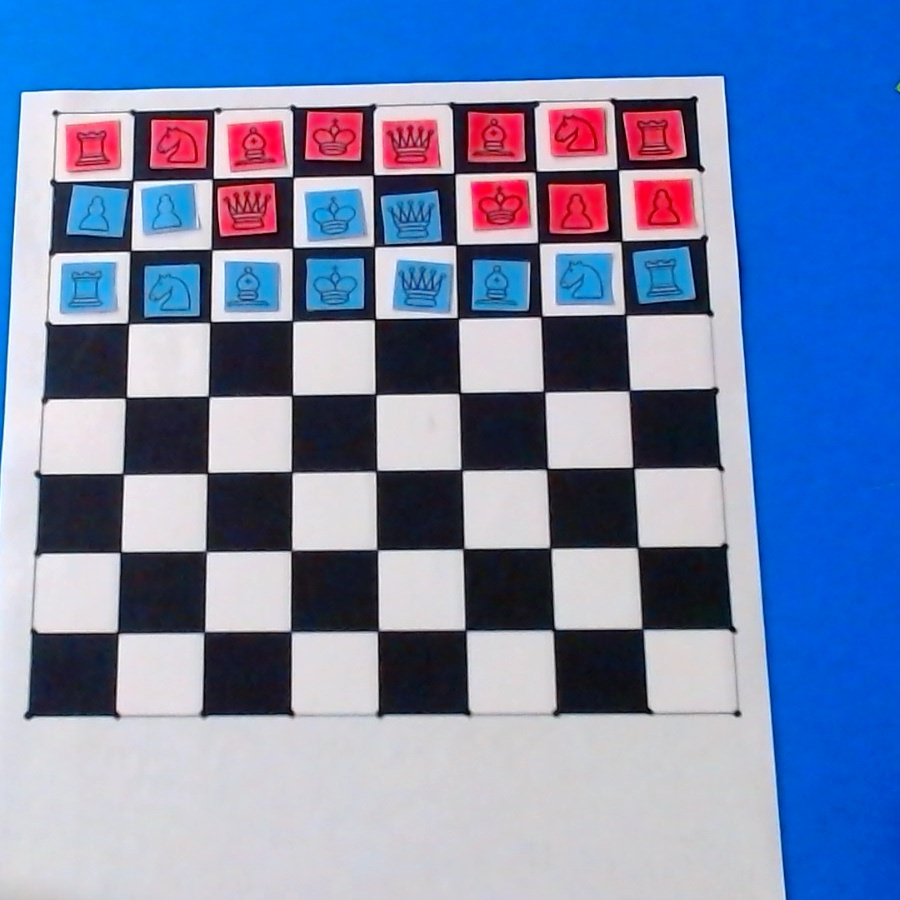
#> input picture original.jpg, 900 x 900 px, given in place of the camera
$ jupyter execute generate_dataset.ipynb
#> lines starting #> are read from the running program, lines starting #| are printed output that depends on the picture; after the words box and inside, x2 and y2 are one past the last pixel; in counts of white or black regions, pixels touching at a corner belong together
[cell 1]
import numpy as np
import cv2 as cv
import cv2
import matplotlib.pyplot as plt
from sklearn.cluster import KMeans

[cell 2]
vid = cv2.VideoCapture(0)

if(vid.isOpened() == False):
    print('Error opening video stream or file')

img = []
while(vid.isOpened()):
    ret, img = vid.read()
#> img is the input picture: shape (900, 900, 3); mean B, G, R 173.7, 134, 115.2
    if ret == True:
        img = img[100:1000, 600:1500]
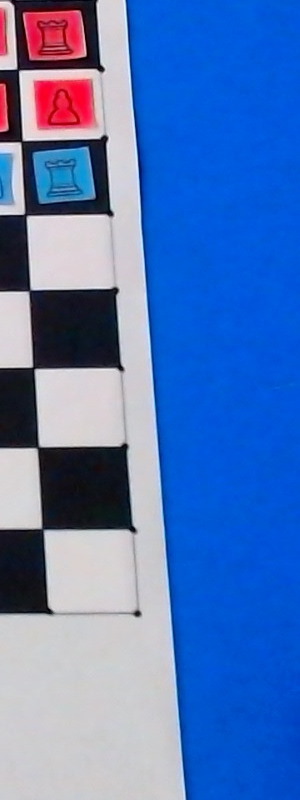
#> img: shape (800, 300, 3); mean B, G, R 185, 118.8, 81.2
        cv2.imwrite("screenshot.jpg", img)
        break

[cell 3]
import matplotlib.pyplot as plt
img = cv.imread('screenshot.jpg')
img = cv.cvtColor(img, cv.COLOR_BGR2RGB)
rows,cols,ch = img.shape
#> rows = 800; cols = 300; ch = 3

[cell 4]
hsv = cv2.cvtColor(img, cv2.COLOR_BGR2HSV)
#> hsv: shape (800, 300, 3); mean H, S, V 50.7, 149.3, 189.6
mask = cv2.inRange(hsv, (36, 25, 25), (86, 255,255))
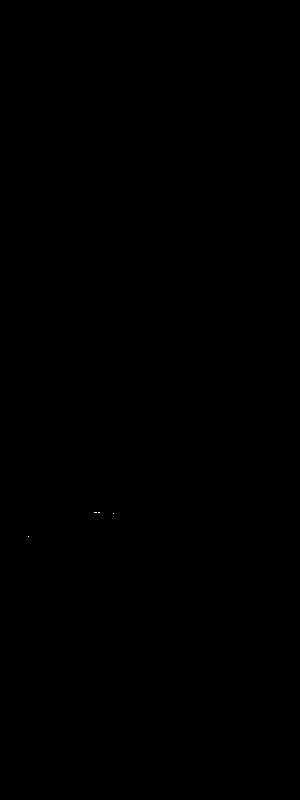
#> mask: shape (800, 300); 0% white in thin lines or dots, all inside (x1, y1, x2, y2) = (28, 512, 114, 537)
imask = mask>0
green_points = []
for i in range(len(imask)):
    for j in range(len(imask[0])):
        if imask[i][j]:
            green_points.append([i, j])
#> after the loop, green_points = [[512, 94], [512, 95], [512, 96], [512, 98], [512, 99], [513, 113], [536, 28]]
green_points = np.array(green_points)
kmeans = KMeans(n_clusters=4, random_state=0).fit(green_points)
kmeans.cluster_centers_
#> Out = [[512, 98.5], [536, 28], [513, 113], [512, 95]]

[cell 5]
import matplotlib.pyplot as plt
img = cv.imread('screenshot.jpg')
img = cv.cvtColor(img, cv.COLOR_BGR2RGB)
rows,cols,ch = img.shape
pts1 = np.float32([[58, 116], [698, 102], [28, 718], [739, 718]])
pts2 = np.float32([[0,0],[512,0],[0,512],[512,512]])
M = cv.getPerspectiveTransform(pts1,pts2)
dst = cv.warpPerspective(img,M,(512,512))
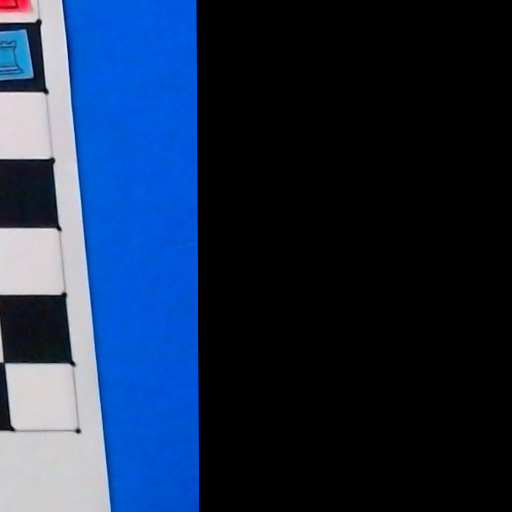
#> dst: shape (512, 512, 3); mean R, G, B 26.4, 45.3, 74.6
plt.subplot(121),plt.imshow(img),plt.title('Input')
plt.subplot(122),plt.imshow(dst),plt.title('Output')
plt.show()
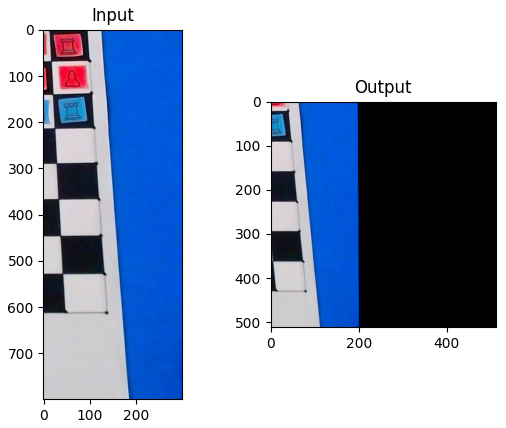
#> figure drawn by matplotlib, 2 panels

[cell 6]
from PIL import Image


fig, axes = plt.subplots(nrows=8, ncols=8, sharex=True, sharey=True, figsize=(20,20))

for i in range(8):
    for j in range(8):
        img2 = dst[64*i:64*i + 64, 64*j:64*j + 64]
        Image.fromarray(img2).save('dataset/{0}__{1}.jpg'.format(i, j))
        img2 = dst[64*i:64*i + 64, 64*j:64*j + 64]
        axes[i][j].imshow(img2)
#> this loop made 8 passes
#> pass 1, `Image.fromarray(img2).save('dataset/{0}__{1}.jpg'.format(i, j))`:
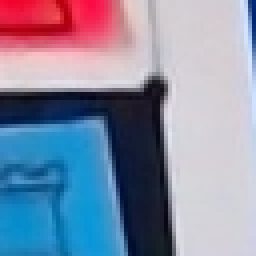
#> saved as 0__0.jpg: PIL image 64x64 RGB (shown 4 times larger); mean R, G, B 134.4, 141, 165
#> pass 1, `Image.fromarray(img2).save('dataset/{0}__{1}.jpg'.format(i, j))`:
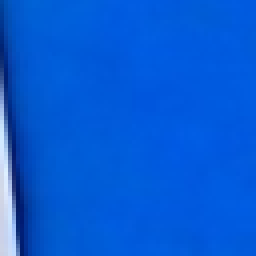
#> saved as 0__1.jpg: PIL image 64x64 RGB (shown 4 times larger); mean R, G, B 6.1, 91.2, 214.3
#> pass 1, `Image.fromarray(img2).save('dataset/{0}__{1}.jpg'.format(i, j))`:
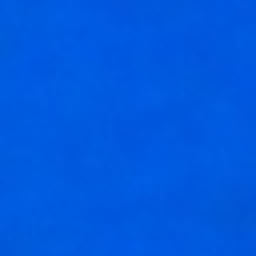
#> saved as 0__2.jpg: PIL image 64x64 RGB (shown 4 times larger); mean R, G, B 0.4, 89.4, 222.7
#> pass 1, `Image.fromarray(img2).save('dataset/{0}__{1}.jpg'.format(i, j))`:
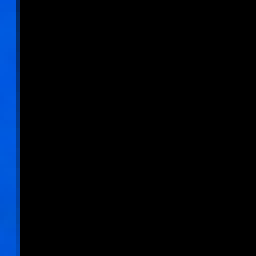
#> saved as 0__3.jpg: PIL image 64x64 RGB (shown 4 times larger); mean R, G, B 0, 6.4, 16.1
#> after the loop: img2: shape (64, 64, 3); every value is 0
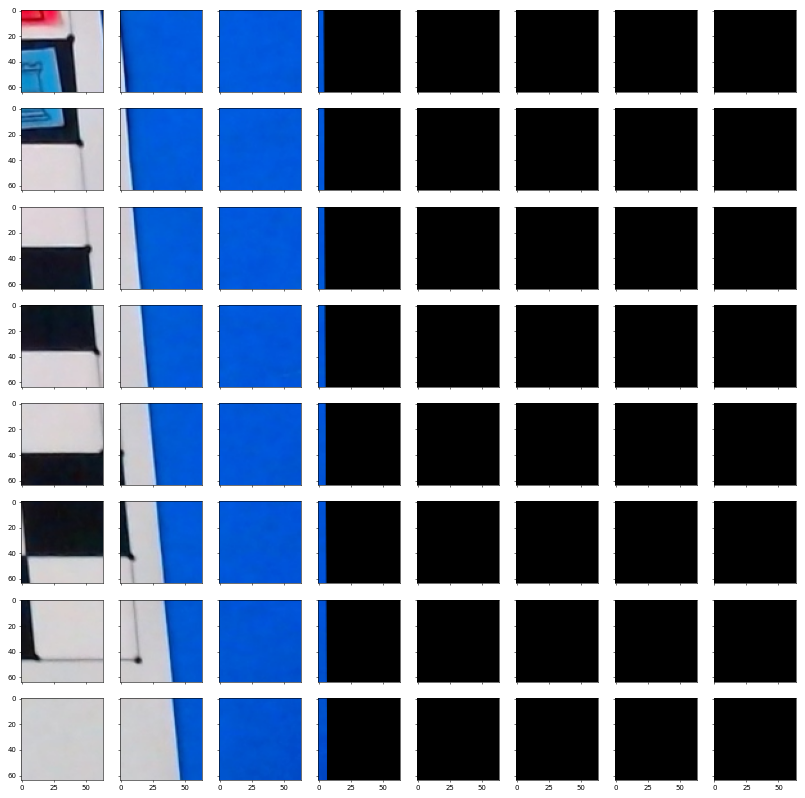
#> figure drawn by matplotlib, 64 panels

$ run again, on chessboard.jpg
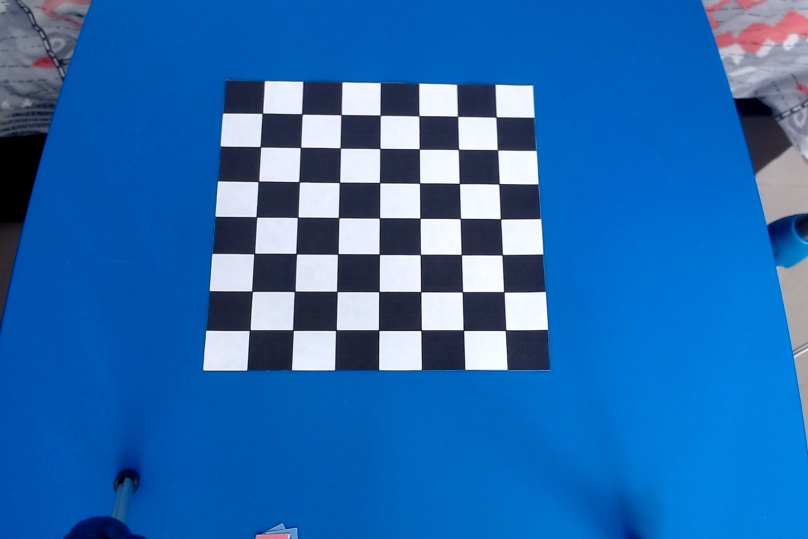
#> input picture chessboard.jpg, 1616 x 1077 px, given in place of the camera (shown at 1/2 size)
#> img is the input picture: shape (1077, 1616, 3); mean B, G, R 175.8, 106.1, 37.6
#> `img = img[100:1000, 600:1500]`:
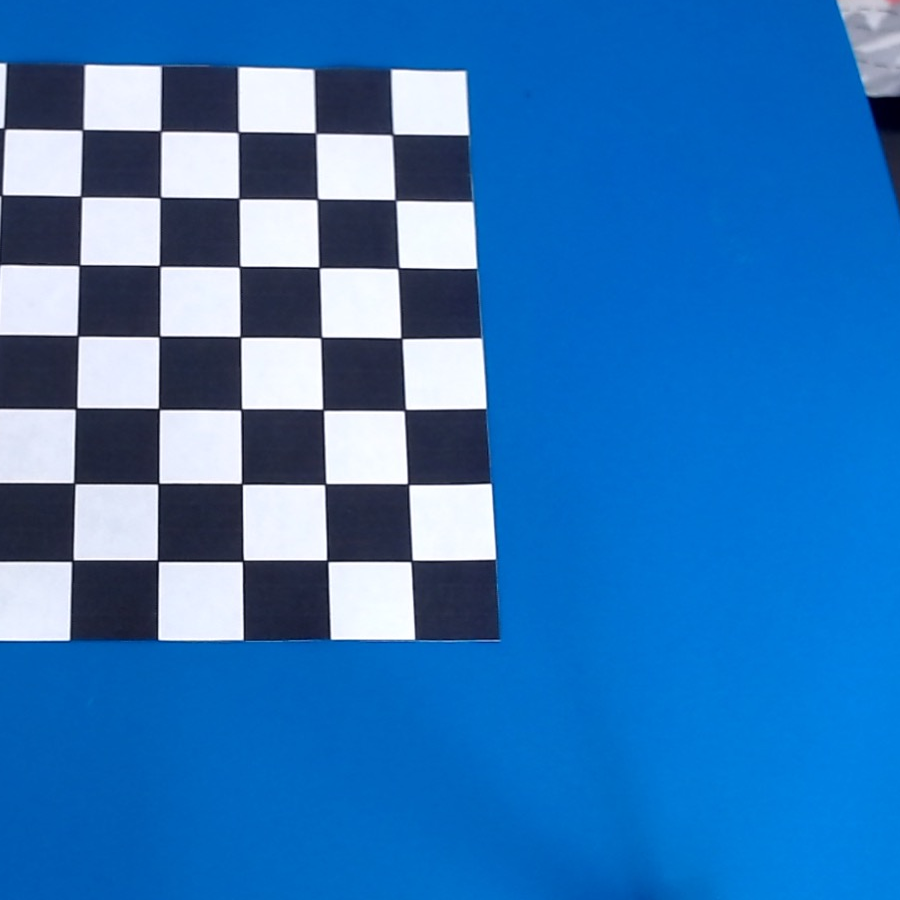
#> img: shape (900, 900, 3); mean B, G, R 184.5, 117.9, 47.6
#> hsv: shape (900, 900, 3); mean H, S, V 13.7, 187.9, 184.5
#> mask: shape (900, 900); every value is 0
#> after the loop `for i in range(len(imask)):`: green_points = []
#> `green_points = np.array(green_points)`: green_points = empty array
#> after the loop `for i in range(8):`:
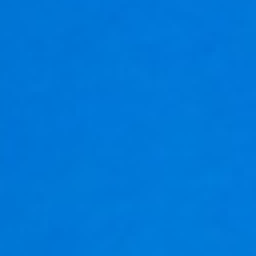
#> img2: shape (64, 64, 3) (shown 4 times larger); mean R, G, B 0.5, 119.7, 215.4
